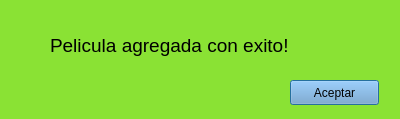
<?xml version="1.0" encoding="UTF-8"?>
<ui version="4.0">
 <class>Exito</class>
 <widget class="QDialog" name="Exito">
  <property name="geometry">
   <rect>
    <x>0</x>
    <y>0</y>
    <width>400</width>
    <height>119</height>
   </rect>
  </property>
  <property name="windowTitle">
   <string>Dialog</string>
  </property>
  <property name="styleSheet">
   <string notr="true">background-color: rgb(138, 226, 52);</string>
  </property>
  <widget class="QPushButton" name="pushButton">
   <property name="geometry">
    <rect>
     <x>290</x>
     <y>80</y>
     <width>89</width>
     <height>25</height>
    </rect>
   </property>
   <property name="styleSheet">
    <string notr="true">background-color: rgb(114, 159, 207);</string>
   </property>
   <property name="text">
    <string>Aceptar</string>
   </property>
  </widget>
  <widget class="QLabel" name="label">
   <property name="geometry">
    <rect>
     <x>50</x>
     <y>30</y>
     <width>291</width>
     <height>31</height>
    </rect>
   </property>
   <property name="styleSheet">
    <string notr="true">font: 75 11pt &quot;Ubuntu Mono&quot;;</string>
   </property>
   <property name="text">
    <string>&lt;html&gt;&lt;head/&gt;&lt;body&gt;&lt;p&gt;&lt;span style=&quot; font-size:14pt;&quot;&gt;Pelicula agregada con exito!&lt;/span&gt;&lt;/p&gt;&lt;/body&gt;&lt;/html&gt;</string>
   </property>
  </widget>
 </widget>
 <resources/>
 <connections/>
</ui>
